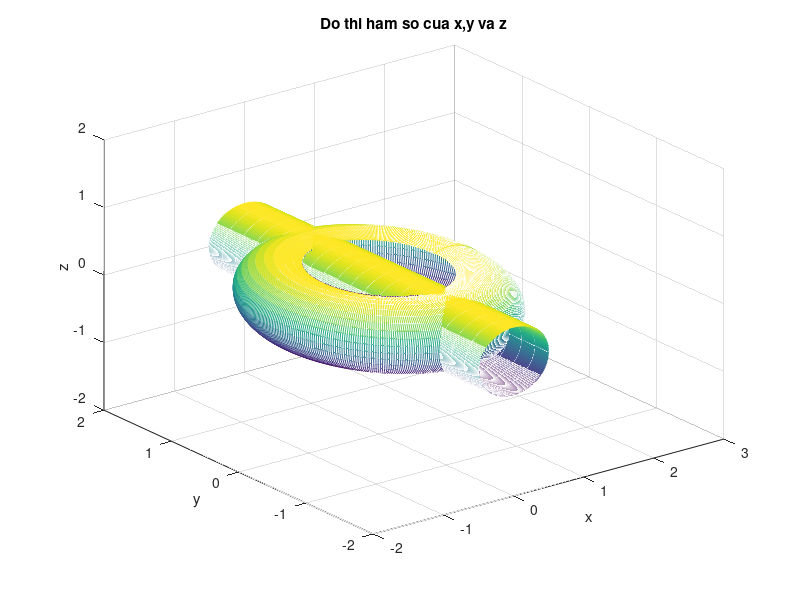

Write MATLAB code to recreate this figure.
clc
clear all
close all
u=0:pi/200:2*pi;
v=-2:0.2:2;
[U,V]=meshgrid(u,v);
x=(1+0.5.*cos(V)).*cos(U);
y=(1+0.5.*cos(V)).*sin(U);
z=0.5.*sin(V);
x1=0.5.*cos(U);
y1=V;
z1=0.5.*sin(U);

mesh(x,y,z);
hold on
mesh(x1,y1,z1);
axis([-2 3 -2 2 -2 2]);

xlabel('x');
ylabel('y');
zlabel('z');
title('Do thi ham so cua x,y va z')

